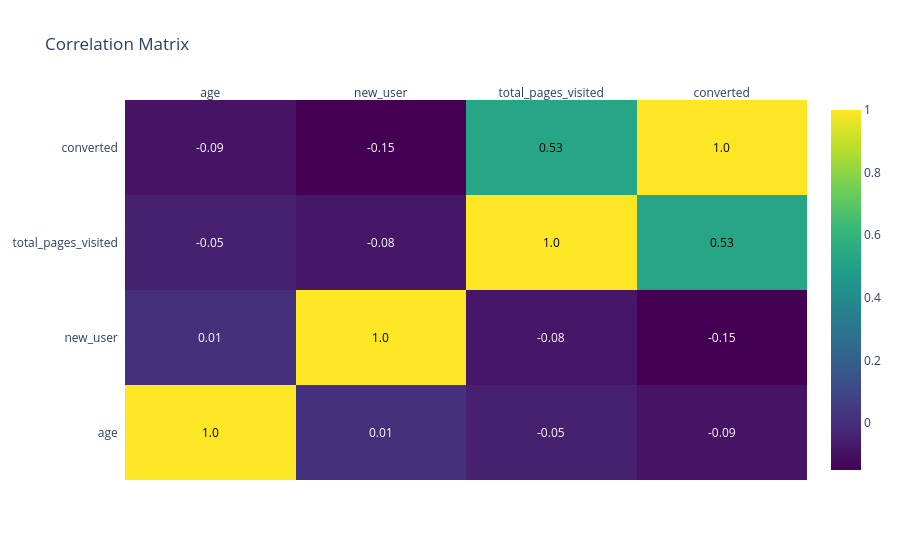

Notebook code for this chart:
### Code cell
numerical_cols = data_train.select_dtypes(include='number')
corr_matrix = numerical_cols.corr()

fig = ff.create_annotated_heatmap(
    z=corr_matrix.values.round(2),
    x=corr_matrix.columns.tolist(),
    y=corr_matrix.index.tolist(),
    colorscale='Viridis',
    showscale=True
)

fig.update_layout(title="Correlation Matrix")
fig.show()

### Figure 1 — Plotly figure (JSON) as saved in the notebook; plotly's stock layout.template omitted (floating-point values rounded to 4 significant figures)
{"data": [{"colorscale": [[0, "#440154"], [0.1111, "#482878"], [0.2222, "#3e4989"], [0.3333, "#31688e"], [0.4444, "#26828e"], [0.5556, "#1f9e89"], [0.6667, "#35b779"], [0.7778, "#6ece58"], [0.8889, "#b5de2b"], [1, "#fde725"]], "reversescale": false, "showscale": true, "type": "heatmap", "x": ["age", "new_user", "total_pages_visited", "converted"], "y": ["age", "new_user", "total_pages_visited", "converted"], "z": [[1.0, 0.01, -0.05, -0.09], [0.01, 1.0, -0.08, -0.15], [-0.05, -0.08, 1.0, 0.53], [-0.09, -0.15, 0.53, 1.0]]}], "layout": {"annotations": [{"font": {"color": "#000000"}, "showarrow": false, "text": "1.0", "x": "age", "xref": "x", "y": "age", "yref": "y"}, {"font": {"color": "#FFFFFF"}, "showarrow": false, "text": "0.01", "x": "new_user", "xref": "x", "y": "age", "yref": "y"}, {"font": {"color": "#FFFFFF"}, "showarrow": false, "text": "-0.05", "x": "total_pages_visited", "xref": "x", "y": "age", "yref": "y"}, {"font": {"color": "#FFFFFF"}, "showarrow": false, "text": "-0.09", "x": "converted", "xref": "x", "y": "age", "yref": "y"}, {"font": {"color": "#FFFFFF"}, "showarrow": false, "text": "0.01", "x": "age", "xref": "x", "y": "new_user", "yref": "y"}, {"font": {"color": "#000000"}, "showarrow": false, "text": "1.0", "x": "new_user", "xref": "x", "y": "new_user", "yref": "y"}, {"font": {"color": "#FFFFFF"}, "showarrow": false, "text": "-0.08", "x": "total_pages_visited", "xref": "x", "y": "new_user", "yref": "y"}, {"font": {"color": "#FFFFFF"}, "showarrow": false, "text": "-0.15", "x": "converted", "xref": "x", "y": "new_user", "yref": "y"}, {"font": {"color": "#FFFFFF"}, "showarrow": false, "text": "-0.05", "x": "age", "xref": "x", "y": "total_pages_visited", "yref": "y"}, {"font": {"color": "#FFFFFF"}, "showarrow": false, "text": "-0.08", "x": "new_user", "xref": "x", "y": "total_pages_visited", "yref": "y"}, {"font": {"color": "#000000"}, "showarrow": false, "text": "1.0", "x": "total_pages_visited", "xref": "x", "y": "total_pages_visited", "yref": "y"}, {"font": {"color": "#000000"}, "showarrow": false, "text": "0.53", "x": "converted", "xref": "x", "y": "total_pages_visited", "yref": "y"}, {"font": {"color": "#FFFFFF"}, "showarrow": false, "text": "-0.09", "x": "age", "xref": "x", "y": "converted", "yref": "y"}, {"font": {"color": "#FFFFFF"}, "showarrow": false, "text": "-0.15", "x": "new_user", "xref": "x", "y": "converted", "yref": "y"}, {"font": {"color": "#000000"}, "showarrow": false, "text": "0.53", "x": "total_pages_visited", "xref": "x", "y": "converted", "yref": "y"}, {"font": {"color": "#000000"}, "showarrow": false, "text": "1.0", "x": "converted", "xref": "x", "y": "converted", "yref": "y"}], "title": {"text": "Correlation Matrix"}, "xaxis": {"dtick": 1, "gridcolor": "rgb(0, 0, 0)", "side": "top", "ticks": ""}, "yaxis": {"dtick": 1, "ticks": "", "ticksuffix": "  "}}}
